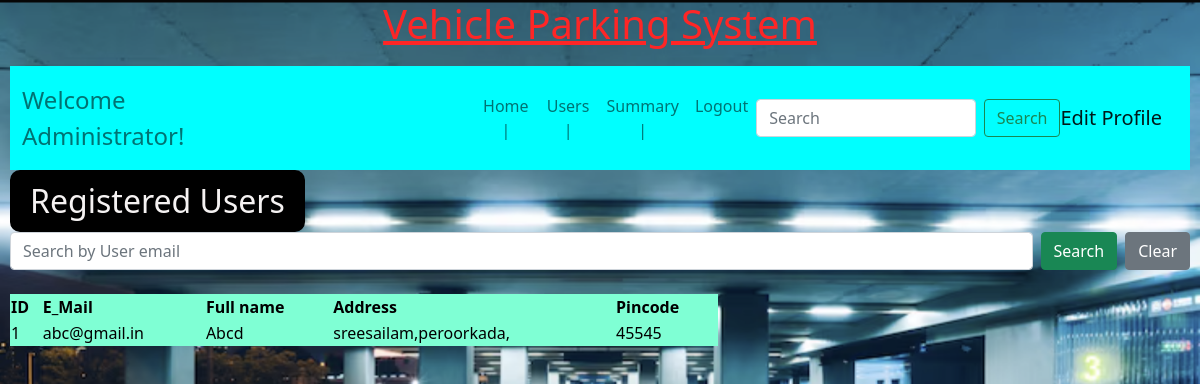
/registered_users, run on an earlier commit of the app's database.
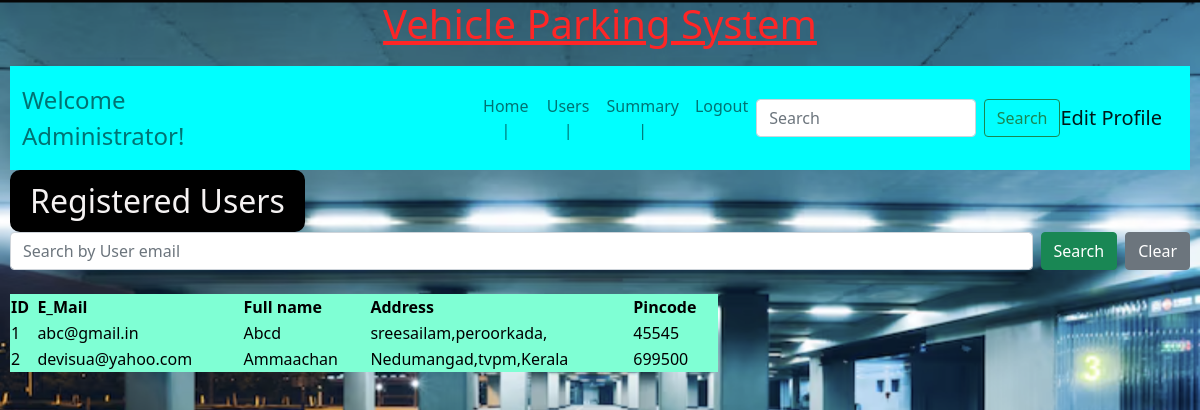
And on a later commit of the database.
### backend/models.py (models this page shows)
class User_Details(db.Model):
    __tablename__="user_details" #by default,tablename will be taken as the class name with all letters in lower case
    id=db.Column(db.Integer,primary_key=True)
    email=db.Column(db.String,unique=True,nullable=False)
    password=db.Column(db.String,nullable=False)
    role=db.Column(db.Integer,default=1) # by default, the one who registers is user and not admin
    full_name=db.Column(db.String,nullable=False)
    address=db.Column(db.String,nullable=False)
    pin_code=db.Column(db.Integer,nullable=False)
    reserve_parking_spot=db.relationship("Reserve_parking_spot",cascade="all,delete",backref="user_details",lazy=True)

### backend/controllers.py (the view)
@app.route("/registered_users")
def registered():
    users=User_Details.query.all()
    return render_template("registered_users.html",users=users)

### templates/registered_users.html (shortened to what this page needs)
{%extends "adminlayout.html"%}
{%block content%}
    <div class="centers"> Registered Users</div>
    <form class="d-flex" method="POST" action="/search_users">
        <input class="form-control me-2" type="search" placeholder="Search by User email" aria-label="Search" id="search" name="search" value="{{search_text if search_text else ''}}">
        <button class="btn btn-success" type="submit">Search</button>
        <a href="/registered_users" class="btn btn-secondary ms-2">Clear</a>
    </form>
    <br>
    <table border="2" class="cont">
        <thead>
        <tr>
            <th>ID</th>
            <th>E_Mail</th>
            <th>Full name</th>
            <th>Address</th>
            <th>Pincode</th>
        </tr>
        </thead>
        {%for usr in users%}
        <tbody>
        <tr>
            {%if usr.role!=0%}
                <td>{{usr.id-1}}</td>
                <td>{{usr.email}}</td>
                <td>{{usr.full_name}}</td>
                <td>{{usr.address}}</td>
                <td>{{usr.pin_code}}</td>
            {%endif%}
                {%endfor%}
        </tr>
    </tbody>
    </table>
{%endblock%}

### templates/adminlayout.html (shortened to what this page needs)
<!DOCTYPE html>
<html>
    <head>
        <link rel="stylesheet" href="/static/styles/styles.css">
        <link href="https://cdn.jsdelivr.net/npm/bootstrap@5.0.2/dist/css/bootstrap.min.css" rel="stylesheet">
    </head>
    <body>
        <div class="my_container">
            <div class="center">
                <h1><u>Vehicle Parking System</u></h1>
            </div>
            <div class="my_panel">
                <nav class="navbar navbar-expand-lg navbar-light" style="background-color: aqua;">
                <div class="container-fluid">
                    <span class="navbar-text">Welcome Administrator!</span>
                    <div class="collapse navbar-collapse" id="navbarText">
                    <ul class="navbar-nav me-auto mb-2 mb-lg-0">
                        <li class="nav-item">
                        <a class="nav-link" aria-current="page" href="/admin/{{name if name else 'admin@parking.com'}}">Home |</a>
                        </li>
                        <li class="nav-item">
                        <a class="nav-link" href="/registered_users">Users |</a>
                        </li>
                        <li class="nav-item">
                        <li class="nav-item">
                        <a class="nav-link" href="/summary_admin">Summary |</a>
                        </li>
                        <li class="nav-item">
                        <a class="nav-link" href="/login">Logout</a>
                        </li>
                    </ul>
                    <form class="d-flex" method="POST" action="/search/{{name}}">
                        <input class="form-control me-2" type="search" placeholder="Search" aria-label="Search" id="search" name="search">
                        <button class="btn btn-outline-success" type="submit">Search</button>
                    </form>
                        <a class="navbar-brand" href="/edit_profile_admin/{{name}}">Edit Profile</a>
                    </div>
                </div>
                </nav>
                {% block content%}{%endblock%}
            </div>
        </div>
    </body>
</html>

### static/styles/styles.css (style rules this page uses)
* { margin: 0px; }
html { background-image: url(/static/images/bkg1.png); background-size: cover; }
.my_container { text-align: justify; background-image: url(/static/images/bkg1.png); background-size: cover; }
.my_panel { margin: auto; padding: 10px; }
.center { text-align: center; margin: auto; color: rgb(254, 38, 38); }
.centers { width: 25%; font-size: xx-large; color: oklab(96.346% 0.00308 0.00084); border: 2px solid black; border-radius: 10px; text-align: center; padding: 5px; background-color: black; }
.navbar-text { font-size: x-large; color: rgb(4, 245, 68); }
.navbar-nav { text-align: center; margin-left: 200px; }
.cont { border: #fc1010; background-color: aquamarine; color: black; width: 60%; }

What changed in the data, as far as the page shows it:
added User_Details: id "2", email "devisua@yahoo.com", full_name "Ammaachan", address "Nedumangad,tvpm,Kerala", pin_code "699500"
